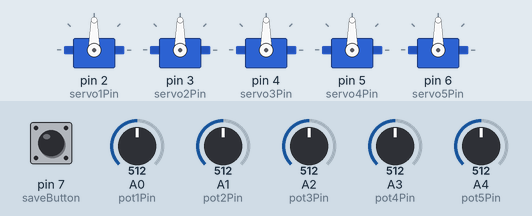
Bench run of a sketch on a simulated Arduino Uno, built with avr-gcc and run on an emulated ATmega328P. On the bench: 5 × servo. The test bench sets the inputs (shaded band); at power-on: A0 (pot1Pin) = 512, A1 (pot2Pin) = 512, A2 (pot3Pin) = 512, A3 (pot4Pin) = 512, A4 (pot5Pin) = 512, pin 7 (saveButton) LOW. What the sketch prints to the serial monitor is not drawn.

Above: at 1.2 s.
1.3 s: A0 (pot1Pin) set to 716
At 2.1 s:
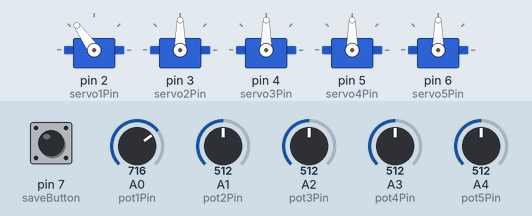
2.8 s: A1 (pot2Pin) set to 716
At 3.5 s:
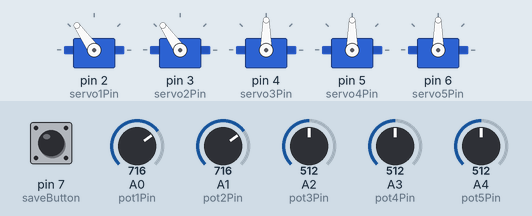
4.3 s: A2 (pot3Pin) set to 716
At 4.9 s:
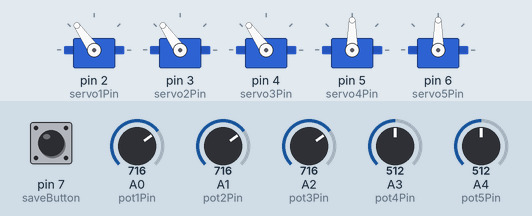
5.8 s: A3 (pot4Pin) set to 716
At 6.3 s:
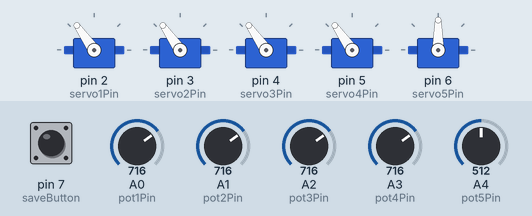
7.3 s: A4 (pot5Pin) set to 716
At 7.7 s:
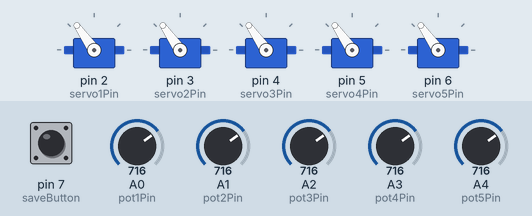
8.8 s: A0 (pot1Pin) set to 992
At 10.2 s:
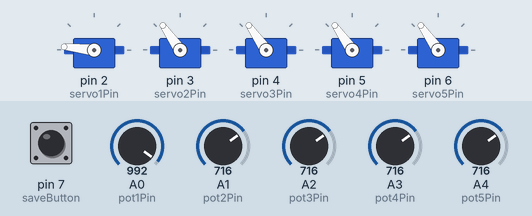
Timing chart, 0 to 11.3 s (numbered marks = the images above; inputs shaded):
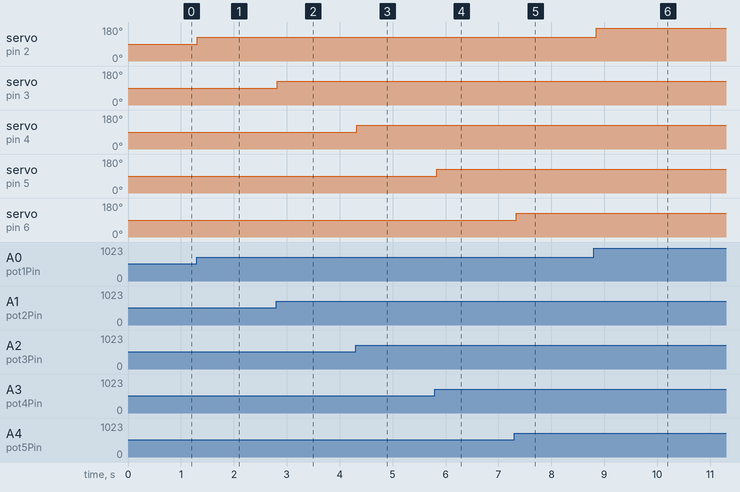

The sketch:

LearningArm.ino
```cpp
#include <Servo.h> //include the servo library

//store potentiometer data
int pot1[100] = {};
int pot2[100] = {};
int pot3[100] = {};
int pot4[100] = {};
int pot5[100] = {};

//store delay
int saveDel[100] = {};

//the buttons - save a position/start action
int saveButton = 7;
unsigned long lsaveDebTime2 = 0;
unsigned long saveDebCount = 0;
int saveButtonState = LOW;
int lsaveButtonState = LOW;
unsigned long lsaveDebTime = 0;
unsigned long saveDebDel = 100;
int startButton = 8;
int startButtonState;
int lstartButtonState = LOW;
unsigned long lstartDebTime = 0;
unsigned long startDebDel = 50;

//potentiometer pins
int pot1Pin = 0;
int pot2Pin = 1;
int pot3Pin = 2;
int pot4Pin = 3;
int pot5Pin = 4;

//servo pins
int servo1Pin = 2;
int servo2Pin = 3;
int servo3Pin = 4;
int servo4Pin = 5;
int servo5Pin = 6;

//servo objects
Servo servo1;
Servo servo2;
Servo servo3;
Servo servo4;
Servo servo5;

int32_t rounds = 0; //keeps the number of loops the code had made - to store data in the correct position of the array

//temporarily stores potentiometer values
int p1 = 0;
int p2 = 1;
int p3 = 2;
int p4 = 3;
int p5 = 4;

//temporarily stores servo values
int s1 = 2;
int s2 = 3;
int s3 = 4;
int s4 = 5;
int s5 = 6;

void setup() {
  Serial.begin(9600);
  //initializing pins
  pinMode(saveButton, INPUT);
  pinMode(startButton, INPUT);

  servo1.attach(servo1Pin);
  servo2.attach(servo2Pin);
  servo3.attach(servo3Pin);
  servo4.attach(servo4Pin);
  servo5.attach(servo5Pin);
}

void loop() {

  while (debounceSave() == LOW) //before pressing the save button
  {
    //take the values
    p1 = analogRead(pot1Pin);
    p2 = analogRead(pot2Pin);
    p3 = analogRead(pot3Pin);
    p4 = analogRead(pot4Pin);
    p5 = analogRead(pot5Pin);

    s1 = map(p1, 0, 1023, 0, 180);
    s2 = map(p2, 0, 1023, 0, 180);
    s3 = map(p3, 0, 1023, 0, 180);
    s4 = map(p4, 0, 1023, 0, 180);
    s5 = map(p5, 0, 1023, 0, 180);

    servo1.write(s1);
    servo2.write(s2);
    servo3.write(s3);
    servo4.write(s4);
    servo5.write(s5);

    if (debounceStart() == HIGH) //The code that does the main action is here
    {
      Serial.println(sizeof(pot1[0]));
      while (debounceStart() == HIGH) //wait until the button is  released
      {
        Serial.println("starthigh");
      }
      while (debounceStart() == LOW) //after pressing the button...
      {
        for (int i = 0; i < rounds; i++) //do what the robot learned
        {
          servo1.write(pot1[i]);
          servo2.write(pot2[i]);
          servo3.write(pot3[i]);
          servo4.write(pot4[i]);
          servo5.write(pot5[i]);
          delay(saveDel[rounds]);
          Serial.println("working");
        }
      }
      while (debounceStart() == HIGH) //if pressed again
      {

      }
      //reset everything
      rounds = 0;
      int pot1[100] = {};
      int pot2[100] = {};
      int pot3[100] = {};
      int pot4[100] = {};
      int pot5[100] = {};
      int saveDel[100] = {};
      break;
    }
  }
  int startT = millis(); //start counter
  while (debounceSave() == HIGH) //while pressing and holding
  {
  }
  int endT = millis();
  int del = endT - startT; //calculate the press and hold time

  //store the actual values(learning)
  pot1[rounds] = s1;
  pot2[rounds] = s2;
  pot3[rounds] = s3;
  pot4[rounds] = s4;
  pot5[rounds] = s5;

  saveDel[rounds] = del; //store the delay before each action

  rounds += 1; //count the number of loops

  //  if (debounceStart() == HIGH) //The code that does the main action is here
  //  {
  //    Serial.println(sizeof(pot1[0]));
  //    while (debounceStart() == HIGH) //wait until the button is  released
  //    {
  //      Serial.println("starthigh");
  //    }
  //    while (debounceStart() == LOW) //after pressing the button...
  //    {
  //      for (int i = 0; i < rounds; i++) //do what the robot learned
  //      {
  //        servo1.write(pot1[i]);
  //        servo2.write(pot2[i]);
  //        servo3.write(pot3[i]);
  //        servo4.write(pot4[i]);
  //        servo5.write(pot5[i]);
  //        delay(saveDel[rounds]);
  //        Serial.println("working");
  //      }
  //    }
  //    while (debounceStart() == HIGH) //if pressed again
  //    {
  //
  //    }
  //    //reset everything
  //    rounds = 0;
  //    int pot1[100] = {};
  //    int pot2[100] = {};
  //    int pot3[100] = {};
  //    int pot4[100] = {};
  //    int pot5[100] = {};
  //    int saveDel[100] = {};
  //  }
}

bool debounceSave()
{
  int reading = digitalRead(saveButton);
  Serial.print("reading:");
  Serial.print(reading);

  // check to see if you just pressed the button
  // (i.e. the input went from LOW to HIGH), and you've waited long enough
  // since the last press to ignore any noise:

  // If the switch changed, due to noise or pressing:
  if (reading != lsaveButtonState) {
    // reset the debouncing timer
    lsaveDebTime = millis();
  }

  Serial.print(" lsavedebtime:");
  Serial.print(lsaveDebTime);


  if ((millis() - lsaveDebTime) > saveDebDel) {
    // whatever the reading is at, it's been there for longer than the debounce
    // delay, so take it as the actual current state:
    // if the button state has changed:
    if (reading != saveButtonState) {
      saveButtonState = reading;

      // only toggle the LED if the new button state is HIGH
      if (saveButtonState == HIGH) {

      }
    }
  }
  Serial.print(" savebuttonstate:");
  Serial.println(saveButtonState);
  lsaveButtonState = reading;
  Serial.print(" lsavebuttonstate:");
  Serial.print(lsaveButtonState);
  return saveButtonState;
}

bool debounceStart()
{
  return LOW;
}
```

Measured:
- after the input at 1.3 s, servo on pin 2 (servo1Pin): 90° → 125° at once
- after the input at 2.8 s, servo on pin 3 (servo2Pin): 90° → 125° at once
- after the input at 4.3 s, servo on pin 4 (servo3Pin): 90° → 125° at once
- after the input at 5.8 s, servo on pin 5 (servo4Pin): 90° → 125° at once
- after the input at 7.3 s, servo on pin 6 (servo5Pin): 90° → 125° at once
- after the input at 8.8 s, servo on pin 2 (servo1Pin): 125° → 174° at once
